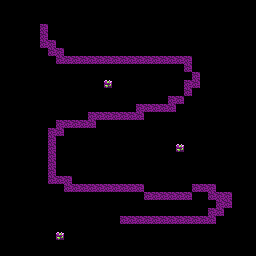

A 2D game scene composited from a Tiled map and its tileset images. What follows is a short description and the map's XML, with every tile layer's data as written:
An orthogonal 32x32 tile map with 8x8 px tiles, 1 tile layer (Tile Layer 1).

<map version="1.10" tiledversion="1.12.2" orientation="orthogonal" renderorder="right-down" width="32" height="32" tilewidth="8" tileheight="8" infinite="0" nextlayerid="2" nextobjectid="1">
 <tileset firstgid="1" source="tiles.tsx" />
 <layer id="1" name="Tile Layer 1" width="32" height="32">
  <data encoding="csv">
0,0,0,0,0,0,0,0,0,0,0,0,0,0,0,0,0,0,0,0,0,0,0,0,0,0,0,0,0,0,0,0,
0,0,0,0,0,0,0,0,0,0,0,0,0,0,0,0,0,0,0,0,0,0,0,0,0,0,0,0,0,0,0,0,
0,0,0,0,0,0,0,0,0,0,0,0,0,0,0,0,0,0,0,0,0,0,0,0,0,0,0,0,0,0,0,0,
0,0,0,0,0,33,0,0,0,0,0,0,0,0,0,0,0,0,0,0,0,0,0,0,0,0,0,0,0,0,0,0,
0,0,0,0,0,33,0,0,0,0,0,0,0,0,0,0,0,0,0,0,0,0,0,0,0,0,0,0,0,0,0,0,
0,0,0,0,0,33,33,0,0,0,0,0,0,0,0,0,0,0,0,0,0,0,0,0,0,0,0,0,0,0,0,0,
0,0,0,0,0,0,33,33,0,0,0,0,0,0,0,0,0,0,0,0,0,0,0,0,0,0,0,0,0,0,0,0,
0,0,0,0,0,0,0,33,33,33,33,33,33,33,33,33,33,33,33,33,33,33,33,33,0,0,0,0,0,0,0,0,
0,0,0,0,0,0,0,0,0,0,0,0,0,0,0,0,0,0,0,0,0,0,0,33,0,0,0,0,0,0,0,0,
0,0,0,0,0,0,0,0,0,0,0,0,0,0,0,0,0,0,0,0,0,0,0,0,33,0,0,0,0,0,0,0,
0,0,0,0,0,0,0,0,0,0,0,0,0,68,0,0,0,0,0,0,0,0,0,33,33,0,0,0,0,0,0,0,
0,0,0,0,0,0,0,0,0,0,0,0,0,0,0,0,0,0,0,0,0,0,0,33,0,0,0,0,0,0,0,0,
0,0,0,0,0,0,0,0,0,0,0,0,0,0,0,0,0,0,0,0,0,33,33,0,0,0,0,0,0,0,0,0,
0,0,0,0,0,0,0,0,0,0,0,0,0,0,0,0,0,33,33,33,33,33,0,0,0,0,0,0,0,0,0,0,
0,0,0,0,0,0,0,0,0,0,0,33,33,33,33,33,33,33,0,0,0,0,0,0,0,0,0,0,0,0,0,0,
0,0,0,0,0,0,0,33,33,33,33,33,0,0,0,0,0,0,0,0,0,0,0,0,0,0,0,0,0,0,0,0,
0,0,0,0,0,0,33,33,0,0,0,0,0,0,0,0,0,0,0,0,0,0,0,0,0,0,0,0,0,0,0,0,
0,0,0,0,0,0,33,0,0,0,0,0,0,0,0,0,0,0,0,0,0,0,0,0,0,0,0,0,0,0,0,0,
0,0,0,0,0,0,33,0,0,0,0,0,0,0,0,0,0,0,0,0,0,0,68,0,0,0,0,0,0,0,0,0,
0,0,0,0,0,0,33,0,0,0,0,0,0,0,0,0,0,0,0,0,0,0,0,0,0,0,0,0,0,0,0,0,
0,0,0,0,0,0,33,0,0,0,0,0,0,0,0,0,0,0,0,0,0,0,0,0,0,0,0,0,0,0,0,0,
0,0,0,0,0,0,33,0,0,0,0,0,0,0,0,0,0,0,0,0,0,0,0,0,0,0,0,0,0,0,0,0,
0,0,0,0,0,0,33,33,33,0,0,0,0,0,0,0,0,0,0,0,0,0,0,0,0,0,0,0,0,0,0,0,
0,0,0,0,0,0,0,0,33,33,33,33,33,33,33,33,33,33,0,0,0,0,0,0,33,33,33,0,0,0,0,0,
0,0,0,0,0,0,0,0,0,0,0,0,0,0,0,0,0,0,33,33,33,33,33,33,0,0,33,33,33,0,0,0,
0,0,0,0,0,0,0,0,0,0,0,0,0,0,0,0,0,0,0,0,0,0,0,0,0,0,0,33,33,0,0,0,
0,0,0,0,0,0,0,0,0,0,0,0,0,0,0,0,0,0,0,0,0,0,0,0,0,0,33,33,0,0,0,0,
0,0,0,0,0,0,0,0,0,0,0,0,0,0,0,33,33,33,33,33,33,33,33,33,33,33,33,0,0,0,0,0,
0,0,0,0,0,0,0,0,0,0,0,0,0,0,0,0,0,0,0,0,0,0,0,0,0,0,0,0,0,0,0,0,
0,0,0,0,0,0,0,68,0,0,0,0,0,0,0,0,0,0,0,0,0,0,0,0,0,0,0,0,0,0,0,0,
0,0,0,0,0,0,0,0,0,0,0,0,0,0,0,0,0,0,0,0,0,0,0,0,0,0,0,0,0,0,0,0,
0,0,0,0,0,0,0,0,0,0,0,0,0,0,0,0,0,0,0,0,0,0,0,0,0,0,0,0,0,0,0,0
</data>
 </layer>
</map>
